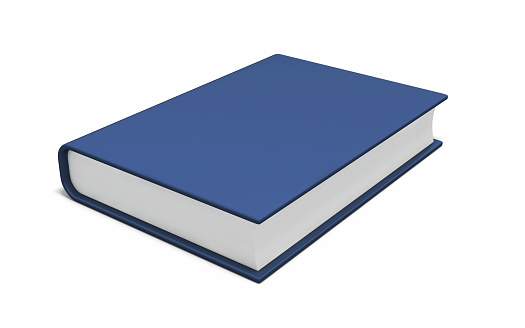
#> input picture Technniques/img/book.jpg, 525 x 328 px
$ python 10_Draw.py
#> lines starting #> are read from the running program, lines starting #| are printed output that depends on the picture
import cv2 as cv
import numpy as np

img = cv.imread('img/book.jpg')
#> img is the input picture: shape (328, 525, 3); mean B, G, R 223.3, 212.4, 206.9

# zeros (height, width, no of colour channels)
blank = np.zeros((500,500,3), dtype='uint8')
cv.imshow('Blank', blank)

#  Paint the image a certain colour
a = blank[200:300, 300:400] = 0,255, 0
cv.imshow('Green', a)

# Draw a Rectangle outline
#  Syntax: cv.rectangle(image, start_point, end_point, color, thickness)

b = cv.rectangle(blank, (0,0), (250,250), (0,255,0), thickness=2)
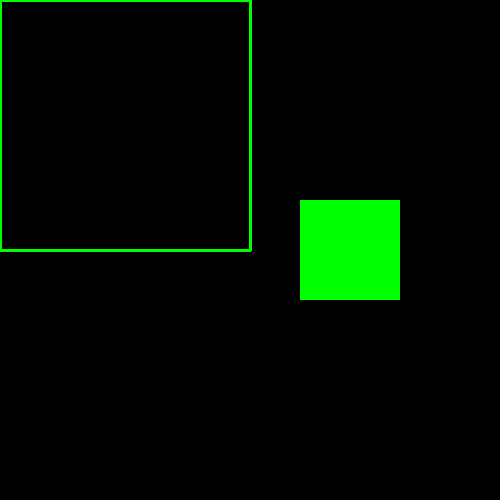
#> blank: shape (500, 500, 3); mean of channels 0, 1, 2 0, 12.7, 0; drawn as B, G, R
cv.imshow('Rectangle outline', b)

c = cv.rectangle(blank, (0,0), (250,250), (0,255,0), thickness=cv.FILLED)
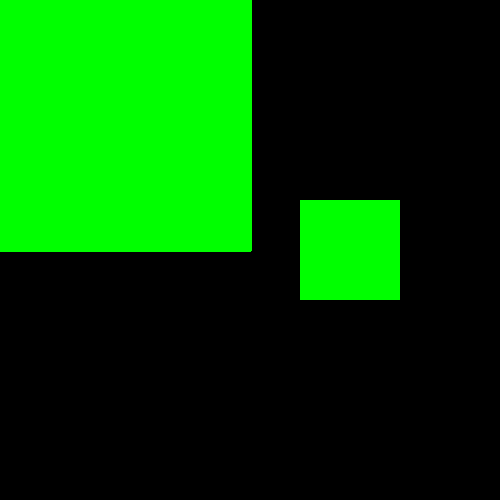
#> c: shape (500, 500, 3); mean of channels 0, 1, 2 0, 75, 0; drawn as B, G, R
cv.imshow('Rectangle filled', c)

# Draw a Rectangle
d= cv.rectangle(blank, (0,0), (blank.shape[1]//2, blank.shape[0]//2), (0,255,0), thickness=-1)
cv.imshow('Rectangle', d)

#  Draw A circle
# Syntax: cv.circle(image, center_coordinates, radius, color, thickness)
e= cv.circle(blank, (250,250) , 40, (0,0,255), thickness=3)
cv.imshow('Circle', blank)
cv.imshow('Circle', e)

f = cv.circle(blank, (blank.shape[1]//2, blank.shape[0]//2), 40, (0,0,255), thickness=1)
cv.imshow('Circle', f)

# Draw a line
g = cv.line(img, (150,250), (300,400), (0,255,0), thickness=3)
cv.imshow('Line', g)

# Write text
# Syntax: putText: (img, text, org, fontFace, fontScale, color, thickness=..., lineType=..., bottomLeftOrigin=...)
e= cv.putText(blank, 'WE are learning OpenCV', (20,225), cv.FONT_HERSHEY_TRIPLEX, 1.0, (0,255,0), 2)
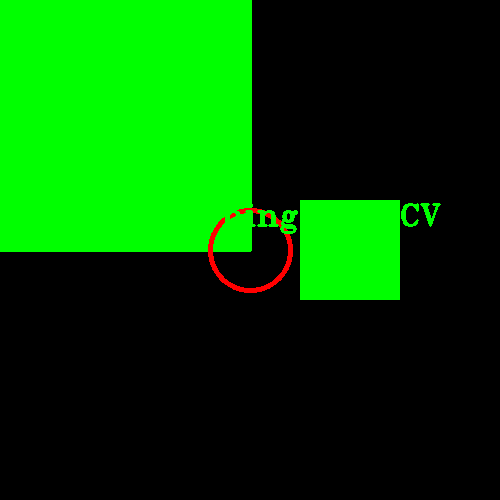
#> e: shape (500, 500, 3); mean of channels 0, 1, 2 0, 75.6, 1.1; drawn as B, G, R
cv.imshow('Text', e)


cv.waitKey(0)
